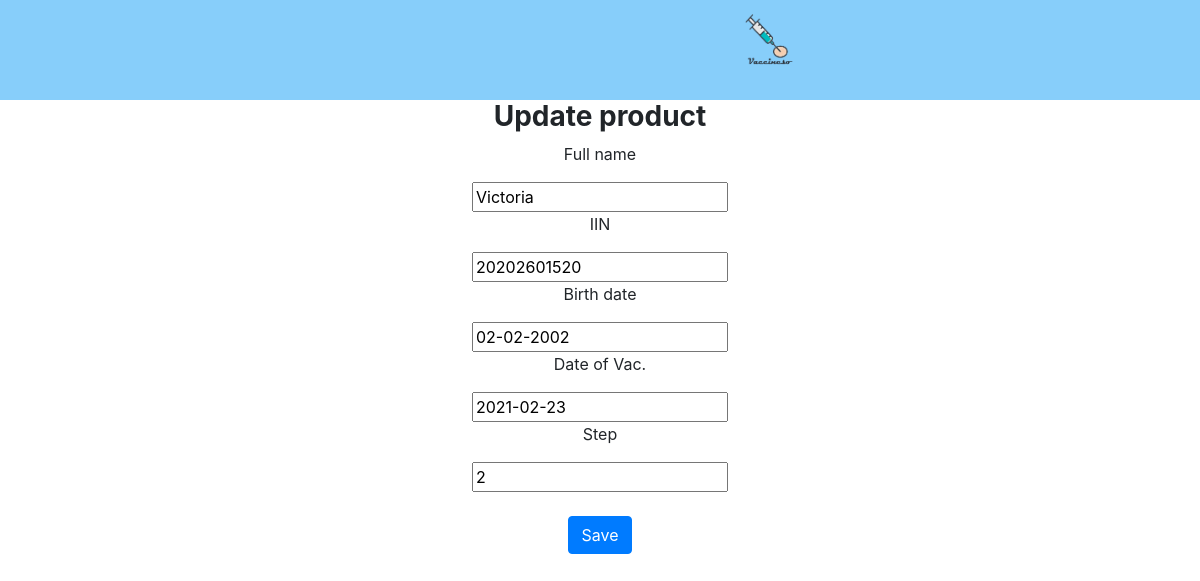
The app's page /pageUpdate.php?id=17 with its own data.
### tables this page shows
CREATE TABLE `workers` (
  `id` int(11) NOT NULL,
  `Full name` varchar(255) DEFAULT NULL,
  `IIN` bigint(200) DEFAULT NULL,
  `Birth date` varchar(100) DEFAULT NULL,
  `Date of Vac.` varchar(100) DEFAULT NULL,
  `Step of Vac.` int(5) DEFAULT NULL
);

### pageUpdate.php (the view, shortened to what this page needs)
<?php
    $pacient_id = $_GET['id'];
    $pacients = mysqli_query($connect,"SELECT * FROM `workers` WHERE `id` = '$pacient_id'");
    $pacient = mysqli_fetch_assoc($pacients);
?>
<!DOCTYPE html>
<html lang="en">
<head>
    <link rel="stylesheet" href="https://maxcdn.bootstrapcdn.com/bootstrap/4.0.0/css/bootstrap.min.css">
    <link rel="stylesheet" href="css/style.css">
</head>
<body>
<header>
    <img src="src/вакцинесо_файнал.png" width="100" height="80">
</header>
<h3><b>Update product</b></h3>
<form role="form" action="vendor/update.php" method="post">
    <p>Full name</p>
    <input type="text" name="full_name" value="<?= $pacient['Full name']?>">
    <p>IIN</p>
    <input type="number" name="iin" value="<?= $pacient['IIN']?>"/>
    <p>Birth date</p>
    <input type="text" name="birth" value="<?= $pacient['Birth date']?>">
    <p>Date of Vac.</p>
    <input type="text" name="date" value="<?= $pacient['Date of Vac.']?>">
    <p>Step</p>
    <input type="number" name="step" value="<?= $pacient['Step of Vac.']?>"><br/>
    <br/>
    <button type="submit" class="btn btn-primary">Save</button>
</form>
</body>
</html>

### css/style.css (style rules this page uses)
html { scroll-behavior: smooth; }
h3, form { text-align: center; }
header { display: flex; width: 100%; height: 100px; background-color:#87CEFA; text-align: center; font-family: magneto, sans-serif; font-style: normal; font-weight: 700; }
img { margin-top:0; }

### pageUpdate.php (style rules this page uses)
header { width: 100%; height: 100px; background-color:#87CEFA; }
img { margin-left: 715px; }

### records on screen
workers: full_name "Victoria", iin "20202601520", birth "02-02-2002", date "2021-02-23", step "2"
